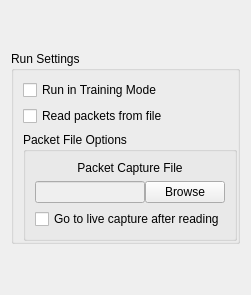
        <widget class="QWidget" name="runPage">
         <layout class="QVBoxLayout" name="runVBox">
          <item>
           <spacer name="runSettingsSpacer">
            <property name="orientation">
             <enum>Qt::Vertical</enum>
            </property>
            <property name="sizeHint" stdset="0">
             <size>
              <width>20</width>
              <height>40</height>
             </size>
            </property>
           </spacer>
          </item>
          <item>
           <widget class="QGroupBox" name="runSettingsGroupBox">
            <property name="title">
             <string>Run Settings</string>
            </property>
            <property name="flat">
             <bool>true</bool>
            </property>
            <layout class="QVBoxLayout" name="runSettingsVBox">
             <property name="rightMargin">
              <number>0</number>
             </property>
             <property name="bottomMargin">
              <number>0</number>
             </property>
             <item>
              <widget class="QCheckBox" name="trainingCheckBox">
               <property name="layoutDirection">
                <enum>Qt::LeftToRight</enum>
               </property>
               <property name="text">
                <string>Run in Training Mode</string>
               </property>
              </widget>
             </item>
             <item>
              <widget class="QCheckBox" name="pcapCheckBox">
               <property name="layoutDirection">
                <enum>Qt::LeftToRight</enum>
               </property>
               <property name="text">
                <string>Read packets from file</string>
               </property>
              </widget>
             </item>
             <item>
              <widget class="QGroupBox" name="pcapGroupBox">
               <property name="enabled">
                <bool>true</bool>
               </property>
               <property name="title">
                <string>Packet File Options</string>
               </property>
               <property name="flat">
                <bool>true</bool>
               </property>
               <layout class="QFormLayout" name="pcapFormBox">
                <item row="0" column="0" colspan="2">
                 <widget class="QLabel" name="pcapLabel">
                  <property name="sizePolicy">
                   <sizepolicy hsizetype="Preferred" vsizetype="Fixed">
                    <horstretch>0</horstretch>
                    <verstretch>0</verstretch>
                   </sizepolicy>
                  </property>
                  <property name="text">
                   <string>Packet Capture File</string>
                  </property>
                  <property name="alignment">
                   <set>Qt::AlignCenter</set>
                  </property>
                 </widget>
                </item>
                <item row="1" column="0" colspan="2">
                 <layout class="QHBoxLayout" name="pcapFileForm">
                  <property name="spacing">
                   <number>0</number>
                  </property>
                  <item>
                   <widget class="QLineEdit" name="pcapEdit">
                    <property name="enabled">
                     <bool>false</bool>
                    </property>
                   </widget>
                  </item>
                  <item>
                   <widget class="QPushButton" name="pcapButton">
                    <property name="text">
                     <string>Browse</string>
                    </property>
                   </widget>
                  </item>
                 </layout>
                </item>
                <item row="2" column="0" colspan="2">
                 <widget class="QCheckBox" name="liveCapCheckBox">
                  <property name="enabled">
                   <bool>true</bool>
                  </property>
                  <property name="layoutDirection">
                   <enum>Qt::LeftToRight</enum>
                  </property>
                  <property name="text">
                   <string>Go to live capture after reading</string>
                  </property>
                 </widget>
                </item>
               </layout>
              </widget>
             </item>
            </layout>
           </widget>
          </item>
          <item>
           <spacer name="runSettingsSpacer_2">
            <property name="orientation">
             <enum>Qt::Vertical</enum>
            </property>
            <property name="sizeHint" stdset="0">
             <size>
              <width>20</width>
              <height>40</height>
             </size>
            </property>
           </spacer>
          </item>
         </layout>
        </widget>
